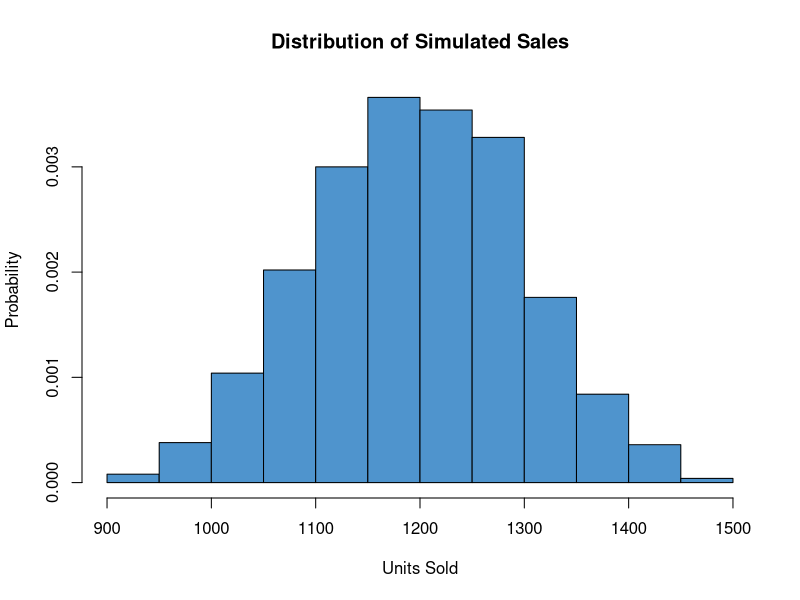

Recreate this plot in R.
###### Popsicle Stand #####
# Simulate a 62-day season many times to understand the expected sales distribution.

# Define parameters
n = 62 # number of days in a season
x = 1000 # number of times to simulate a full season

# Initialize vector(s) to hold outcomes of interest from the simulation
total.sales <- rep(0,x)

set.seed(123) # Set seed to replicate the values generated in this code.

# Outer loop: Simulate a full season many times. 
for (j in 1:x) { # be sure to use a different iterator value in the outer and inner loops.
  # Simulate weather on each of the 62 days
  unif.vec <- runif(n, 0, 1)
  weather.vec <- ifelse(unif.vec <= 0.5, "Sunny",
                        ifelse(unif.vec <= 0.8, "Cloudy",
                               "Rainy"))
  # Initialize a set of vectors for traffic and sales 
  traffic.vec <- rep(0,n)
  sales.vec <- rep(0,n)
  
  # Inner loop 1: Create traffic vector within each simulated season.
  for (i in 1:n) {
    traffic.vec[i] <- max(0,round(ifelse(weather.vec[i]=="Sunny",rnorm(1,300,40),
                                   ifelse(weather.vec[i] == "Cloudy", rnorm(1,200,50),
                                          rnorm(1,50,15)))))
  }
  # Inner loop 1: Create sales vector within each simulated season.
  for (i in 1:n) {
    sales.vec[i] <- ifelse(weather.vec[i] == "Sunny", rbinom(1,traffic.vec[i],0.1),
                           ifelse(weather.vec[i] == "Cloudy", rbinom(1,traffic.vec[i],0.07),
                                  rbinom(1,traffic.vec[i],0.01)))
  }
  # Before simulating another season, record the total sales units from this run of the simulation.
  total.sales[j] <- sum(sales.vec)
}

# Average sales units per season 
mean(total.sales)
# Probability of selling more than 1000 units
sum(total.sales>=1000)/x
# Visualize the distribution of simulated sales
hist(total.sales, prob = TRUE, 
     xlab = "Units Sold", 
     ylab = "Probability", 
     main = "Distribution of Simulated Sales",
     col = "steelblue3")
